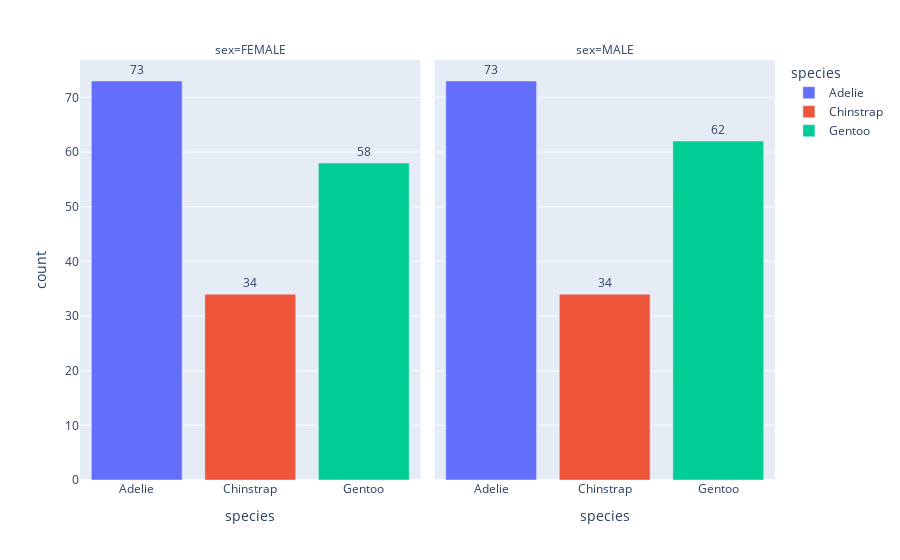

The notebook cell saved with this chart:
### Code cell
species_sex_count = df.groupby(['species', 'sex']).size().reset_index(name='count')

fig = px.bar(species_sex_count, x='species', y='count', color='species', facet_col='sex', text='count')

fig.update_traces(texttemplate='%{text}', textposition='outside')

### Figure 1 — Plotly figure (JSON) as saved in the notebook; plotly's stock layout.template omitted (floating-point values rounded to 4 significant figures)
{"data": [{"alignmentgroup": "True", "hovertemplate": "species=%{x}<br>sex=FEMALE<br>count=%{text}<extra></extra>", "legendgroup": "Adelie", "marker": {"color": "#636efa", "pattern": {"shape": ""}}, "name": "Adelie", "offsetgroup": "Adelie", "orientation": "v", "showlegend": true, "text": [73], "textposition": "outside", "texttemplate": "%{text}", "type": "bar", "x": ["Adelie"], "xaxis": "x", "y": [73], "yaxis": "y"}, {"alignmentgroup": "True", "hovertemplate": "species=%{x}<br>sex=MALE<br>count=%{text}<extra></extra>", "legendgroup": "Adelie", "marker": {"color": "#636efa", "pattern": {"shape": ""}}, "name": "Adelie", "offsetgroup": "Adelie", "orientation": "v", "showlegend": false, "text": [73], "textposition": "outside", "texttemplate": "%{text}", "type": "bar", "x": ["Adelie"], "xaxis": "x2", "y": [73], "yaxis": "y2"}, {"alignmentgroup": "True", "hovertemplate": "species=%{x}<br>sex=FEMALE<br>count=%{text}<extra></extra>", "legendgroup": "Chinstrap", "marker": {"color": "#EF553B", "pattern": {"shape": ""}}, "name": "Chinstrap", "offsetgroup": "Chinstrap", "orientation": "v", "showlegend": true, "text": [34], "textposition": "outside", "texttemplate": "%{text}", "type": "bar", "x": ["Chinstrap"], "xaxis": "x", "y": [34], "yaxis": "y"}, {"alignmentgroup": "True", "hovertemplate": "species=%{x}<br>sex=MALE<br>count=%{text}<extra></extra>", "legendgroup": "Chinstrap", "marker": {"color": "#EF553B", "pattern": {"shape": ""}}, "name": "Chinstrap", "offsetgroup": "Chinstrap", "orientation": "v", "showlegend": false, "text": [34], "textposition": "outside", "texttemplate": "%{text}", "type": "bar", "x": ["Chinstrap"], "xaxis": "x2", "y": [34], "yaxis": "y2"}, {"alignmentgroup": "True", "hovertemplate": "species=%{x}<br>sex=FEMALE<br>count=%{text}<extra></extra>", "legendgroup": "Gentoo", "marker": {"color": "#00cc96", "pattern": {"shape": ""}}, "name": "Gentoo", "offsetgroup": "Gentoo", "orientation": "v", "showlegend": true, "text": [58], "textposition": "outside", "texttemplate": "%{text}", "type": "bar", "x": ["Gentoo"], "xaxis": "x", "y": [58], "yaxis": "y"}, {"alignmentgroup": "True", "hovertemplate": "species=%{x}<br>sex=MALE<br>count=%{text}<extra></extra>", "legendgroup": "Gentoo", "marker": {"color": "#00cc96", "pattern": {"shape": ""}}, "name": "Gentoo", "offsetgroup": "Gentoo", "orientation": "v", "showlegend": false, "text": [62], "textposition": "outside", "texttemplate": "%{text}", "type": "bar", "x": ["Gentoo"], "xaxis": "x2", "y": [62], "yaxis": "y2"}], "layout": {"annotations": [{"font": {}, "showarrow": false, "text": "sex=FEMALE", "x": 0.245, "xanchor": "center", "xref": "paper", "y": 1, "yanchor": "bottom", "yref": "paper"}, {"font": {}, "showarrow": false, "text": "sex=MALE", "x": 0.755, "xanchor": "center", "xref": "paper", "y": 1, "yanchor": "bottom", "yref": "paper"}], "autosize": true, "barmode": "relative", "legend": {"title": {"text": "species"}, "tracegroupgap": 0}, "margin": {"t": 60}, "xaxis": {"anchor": "y", "autorange": true, "categoryarray": ["Adelie", "Chinstrap", "Gentoo"], "categoryorder": "array", "domain": [0, 0.49], "range": [-0.5, 2.5], "title": {"text": "species"}, "type": "category"}, "xaxis2": {"anchor": "y2", "autorange": true, "categoryarray": ["Adelie", "Chinstrap", "Gentoo"], "categoryorder": "array", "domain": [0.51, 1], "matches": "x", "range": [-0.5, 2.5], "title": {"text": "species"}, "type": "category"}, "yaxis": {"anchor": "x", "autorange": true, "domain": [0, 1], "range": [0, 76.84], "title": {"text": "count"}, "type": "linear"}, "yaxis2": {"anchor": "x2", "autorange": true, "domain": [0, 1], "matches": "y", "range": [0, 76.84], "showticklabels": false, "type": "linear"}}}
